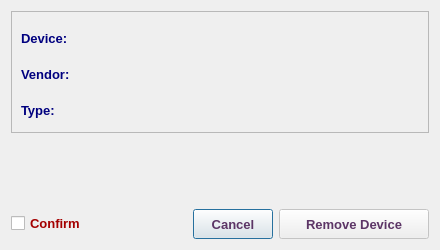
<?xml version="1.0" encoding="UTF-8"?>
<ui version="4.0">
 <class>RemoveDeviceDialog</class>
 <widget class="QDialog" name="RemoveDeviceDialog">
  <property name="geometry">
   <rect>
    <x>0</x>
    <y>0</y>
    <width>440</width>
    <height>250</height>
   </rect>
  </property>
  <property name="sizePolicy">
   <sizepolicy hsizetype="Fixed" vsizetype="Fixed">
    <horstretch>0</horstretch>
    <verstretch>0</verstretch>
   </sizepolicy>
  </property>
  <property name="minimumSize">
   <size>
    <width>440</width>
    <height>250</height>
   </size>
  </property>
  <property name="maximumSize">
   <size>
    <width>441</width>
    <height>251</height>
   </size>
  </property>
  <property name="font">
   <font>
    <family>Tahoma</family>
    <pointsize>10</pointsize>
   </font>
  </property>
  <property name="windowTitle">
   <string>Remove Device</string>
  </property>
  <property name="windowIcon">
   <iconset resource="../../../../image.qrc">
    <normaloff>:/Image/remove.png</normaloff>:/Image/remove.png</iconset>
  </property>
  <layout class="QVBoxLayout" name="verticalLayout_2">
   <item>
    <widget class="QFrame" name="frame">
     <property name="font">
      <font>
       <family>Tahoma</family>
       <pointsize>10</pointsize>
      </font>
     </property>
     <property name="frameShape">
      <enum>QFrame::StyledPanel</enum>
     </property>
     <property name="frameShadow">
      <enum>QFrame::Raised</enum>
     </property>
     <layout class="QVBoxLayout" name="verticalLayout">
      <item>
       <layout class="QHBoxLayout" name="horizontalLayout_2">
        <item>
         <widget class="QLabel" name="label_2">
          <property name="sizePolicy">
           <sizepolicy hsizetype="Fixed" vsizetype="Fixed">
            <horstretch>0</horstretch>
            <verstretch>0</verstretch>
           </sizepolicy>
          </property>
          <property name="minimumSize">
           <size>
            <width>80</width>
            <height>30</height>
           </size>
          </property>
          <property name="maximumSize">
           <size>
            <width>80</width>
            <height>25</height>
           </size>
          </property>
          <property name="font">
           <font>
            <family>Tahoma</family>
            <pointsize>10</pointsize>
            <weight>75</weight>
            <bold>true</bold>
           </font>
          </property>
          <property name="styleSheet">
           <string notr="true">color: rgb(0, 0, 127);</string>
          </property>
          <property name="text">
           <string>Device:</string>
          </property>
         </widget>
        </item>
        <item>
         <widget class="QLabel" name="deviceLbl">
          <property name="sizePolicy">
           <sizepolicy hsizetype="Expanding" vsizetype="Preferred">
            <horstretch>0</horstretch>
            <verstretch>0</verstretch>
           </sizepolicy>
          </property>
          <property name="minimumSize">
           <size>
            <width>300</width>
            <height>30</height>
           </size>
          </property>
          <property name="maximumSize">
           <size>
            <width>5000</width>
            <height>30</height>
           </size>
          </property>
          <property name="font">
           <font>
            <family>Tahoma</family>
            <pointsize>10</pointsize>
            <weight>75</weight>
            <bold>true</bold>
           </font>
          </property>
          <property name="styleSheet">
           <string notr="true">color: rgb(85, 0, 127);</string>
          </property>
          <property name="text">
           <string/>
          </property>
          <property name="wordWrap">
           <bool>true</bool>
          </property>
         </widget>
        </item>
       </layout>
      </item>
      <item>
       <layout class="QHBoxLayout" name="horizontalLayout_5">
        <item>
         <widget class="QLabel" name="label_6">
          <property name="sizePolicy">
           <sizepolicy hsizetype="Fixed" vsizetype="Fixed">
            <horstretch>0</horstretch>
            <verstretch>0</verstretch>
           </sizepolicy>
          </property>
          <property name="minimumSize">
           <size>
            <width>80</width>
            <height>30</height>
           </size>
          </property>
          <property name="maximumSize">
           <size>
            <width>80</width>
            <height>25</height>
           </size>
          </property>
          <property name="font">
           <font>
            <family>Tahoma</family>
            <pointsize>10</pointsize>
            <weight>75</weight>
            <bold>true</bold>
           </font>
          </property>
          <property name="styleSheet">
           <string notr="true">color: rgb(0, 0, 127);</string>
          </property>
          <property name="text">
           <string>Vendor:</string>
          </property>
         </widget>
        </item>
        <item>
         <widget class="QLabel" name="vendorLbl">
          <property name="sizePolicy">
           <sizepolicy hsizetype="Expanding" vsizetype="Preferred">
            <horstretch>0</horstretch>
            <verstretch>0</verstretch>
           </sizepolicy>
          </property>
          <property name="minimumSize">
           <size>
            <width>300</width>
            <height>30</height>
           </size>
          </property>
          <property name="maximumSize">
           <size>
            <width>5000</width>
            <height>30</height>
           </size>
          </property>
          <property name="font">
           <font>
            <family>Tahoma</family>
            <pointsize>10</pointsize>
            <weight>75</weight>
            <bold>true</bold>
           </font>
          </property>
          <property name="styleSheet">
           <string notr="true">color: rgb(85, 0, 127);</string>
          </property>
          <property name="text">
           <string/>
          </property>
          <property name="wordWrap">
           <bool>true</bool>
          </property>
         </widget>
        </item>
       </layout>
      </item>
      <item>
       <layout class="QHBoxLayout" name="horizontalLayout_4">
        <item>
         <widget class="QLabel" name="label_4">
          <property name="sizePolicy">
           <sizepolicy hsizetype="Fixed" vsizetype="Fixed">
            <horstretch>0</horstretch>
            <verstretch>0</verstretch>
           </sizepolicy>
          </property>
          <property name="minimumSize">
           <size>
            <width>80</width>
            <height>30</height>
           </size>
          </property>
          <property name="maximumSize">
           <size>
            <width>80</width>
            <height>25</height>
           </size>
          </property>
          <property name="font">
           <font>
            <family>Tahoma</family>
            <pointsize>10</pointsize>
            <weight>75</weight>
            <bold>true</bold>
           </font>
          </property>
          <property name="styleSheet">
           <string notr="true">color: rgb(0, 0, 127);</string>
          </property>
          <property name="text">
           <string>Type:</string>
          </property>
         </widget>
        </item>
        <item>
         <widget class="QLabel" name="typeLbl">
          <property name="sizePolicy">
           <sizepolicy hsizetype="Expanding" vsizetype="Preferred">
            <horstretch>0</horstretch>
            <verstretch>0</verstretch>
           </sizepolicy>
          </property>
          <property name="minimumSize">
           <size>
            <width>300</width>
            <height>30</height>
           </size>
          </property>
          <property name="maximumSize">
           <size>
            <width>5000</width>
            <height>30</height>
           </size>
          </property>
          <property name="font">
           <font>
            <family>Tahoma</family>
            <pointsize>10</pointsize>
            <weight>75</weight>
            <bold>true</bold>
           </font>
          </property>
          <property name="styleSheet">
           <string notr="true">color: rgb(85, 0, 127);</string>
          </property>
          <property name="text">
           <string/>
          </property>
          <property name="wordWrap">
           <bool>true</bool>
          </property>
         </widget>
        </item>
       </layout>
      </item>
     </layout>
    </widget>
   </item>
   <item>
    <spacer name="verticalSpacer">
     <property name="font">
      <font>
       <family>Tahoma</family>
       <pointsize>10</pointsize>
      </font>
     </property>
     <property name="orientation">
      <enum>Qt::Vertical</enum>
     </property>
     <property name="sizeHint" stdset="0">
      <size>
       <width>20</width>
       <height>40</height>
      </size>
     </property>
    </spacer>
   </item>
   <item>
    <layout class="QHBoxLayout" name="horizontalLayout_3">
     <item>
      <widget class="QCheckBox" name="checkBox">
       <property name="font">
        <font>
         <weight>75</weight>
         <bold>true</bold>
        </font>
       </property>
       <property name="styleSheet">
        <string notr="true">color: rgb(164, 0, 0);</string>
       </property>
       <property name="text">
        <string>Confirm</string>
       </property>
      </widget>
     </item>
     <item>
      <spacer name="horizontalSpacer_3">
       <property name="font">
        <font>
         <family>Tahoma</family>
         <pointsize>10</pointsize>
        </font>
       </property>
       <property name="orientation">
        <enum>Qt::Horizontal</enum>
       </property>
       <property name="sizeHint" stdset="0">
        <size>
         <width>40</width>
         <height>20</height>
        </size>
       </property>
      </spacer>
     </item>
     <item>
      <widget class="QPushButton" name="cancelBtn">
       <property name="minimumSize">
        <size>
         <width>80</width>
         <height>30</height>
        </size>
       </property>
       <property name="maximumSize">
        <size>
         <width>150</width>
         <height>30</height>
        </size>
       </property>
       <property name="font">
        <font>
         <family>Tahoma</family>
         <pointsize>10</pointsize>
         <weight>75</weight>
         <bold>true</bold>
        </font>
       </property>
       <property name="styleSheet">
        <string notr="true">color: rgb(92, 53, 102);</string>
       </property>
       <property name="text">
        <string>Cancel</string>
       </property>
      </widget>
     </item>
     <item>
      <widget class="QPushButton" name="removeBtn">
       <property name="enabled">
        <bool>false</bool>
       </property>
       <property name="minimumSize">
        <size>
         <width>150</width>
         <height>30</height>
        </size>
       </property>
       <property name="maximumSize">
        <size>
         <width>200</width>
         <height>30</height>
        </size>
       </property>
       <property name="font">
        <font>
         <family>Tahoma</family>
         <pointsize>10</pointsize>
         <weight>75</weight>
         <bold>true</bold>
        </font>
       </property>
       <property name="styleSheet">
        <string notr="true">color: rgb(92, 53, 102);</string>
       </property>
       <property name="text">
        <string>Remove Device</string>
       </property>
       <property name="icon">
        <iconset resource="../../../../image.qrc">
         <normaloff>:/Image/remove.png</normaloff>:/Image/remove.png</iconset>
       </property>
       <property name="iconSize">
        <size>
         <width>20</width>
         <height>20</height>
        </size>
       </property>
      </widget>
     </item>
    </layout>
   </item>
  </layout>
 </widget>
 <tabstops>
  <tabstop>removeBtn</tabstop>
  <tabstop>cancelBtn</tabstop>
 </tabstops>
 <resources>
  <include location="../../../../image.qrc"/>
 </resources>
 <connections/>
</ui>
